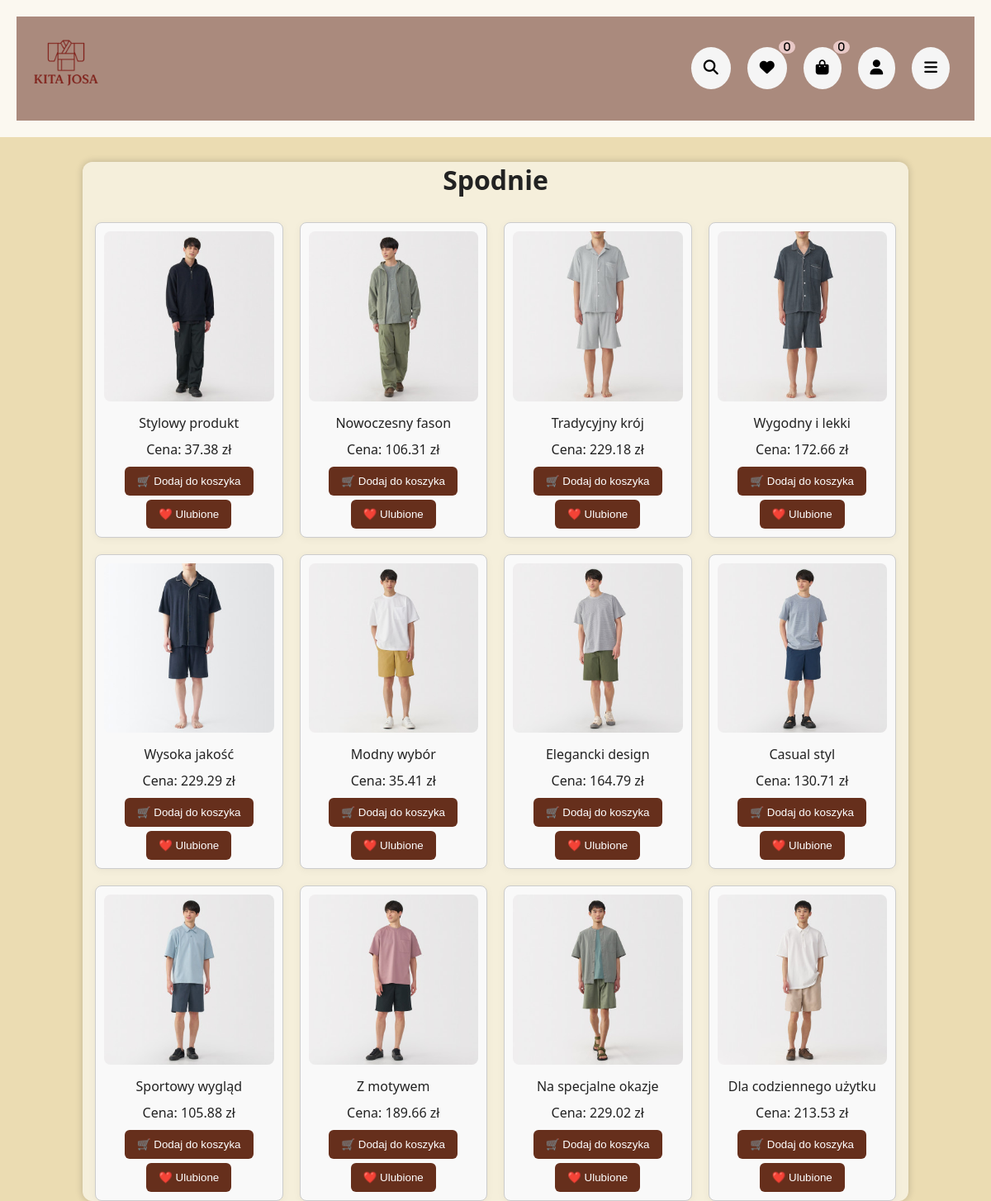
Page /spodnie.php on the committed database.
### tables this page shows
CREATE TABLE `spodnie` (
  `id` int(11) NOT NULL,
  `cena` decimal(10,2) DEFAULT NULL,
  `opis` text DEFAULT NULL,
  `rozmiar` varchar(10) DEFAULT NULL,
  `zdjecie` varchar(255) DEFAULT NULL,
  `ilosc` int(11) DEFAULT NULL
);

### spodnie.php (the view, shortened to what this page needs)
<?php
include 'db.php';
$result = $conn->query("SELECT * FROM spodnie");
?>
<!DOCTYPE html>
<html lang="pl">
<head>
    <link rel="stylesheet" href="stele.css">
    <link rel="stylesheet" href="https://cdnjs.cloudflare.com/ajax/libs/font-awesome/6.4.0/css/all.min.css">
</head>
<header>
<div class="top-bar">
    <div class="logo">
        <img src="logi.png" alt="Kitajosa"/>
    </div>
       <div class="icon-buttons">
        <button class="icon-button">
            <i class="fas fa-search"></i>
        </button>
        <a href="ulubione.php">
        <button class="icon-button">
       <i class="fas fa-heart">
        <span class="badge">0</span>
       </i> </button></a>
       <a href="cart.php">
       <button class="icon-button">
       <i class="fas fa-shopping-bag">
        <span class="badge">0</span>
       </i></button></a>
       <a href="register.php">
       <button class="icon-button">
       <i class="fas fa-user"></i>
       </button></a>
       <div class="catalog-container">
       <button id="catalogToggle" class="icon-button">
       <i class="fas fa-bars"></i>
       </button>
       </div>
       </div>
    </div>
</header>
<body>
<div class="container">
    <h1>Spodnie</h1>
    <div class="products">
        <?php while ($row = $result->fetch_assoc()): ?>
            <div class="product">
                <a href="product5.php?kategoria=spodnie&id=<?= $row['id']; ?>">
                    <img src="images/<?= htmlspecialchars($row['zdjecie']); ?>" alt="Obrazek produktu">
                </a>
                <p><?= htmlspecialchars($row['opis']); ?></p>
                <p>Cena: <?= $row['cena']; ?> zł</p>
                <form method="POST" action="add_to_cart.php">
                    <button type="submit">🛒 Dodaj do koszyka</button>
                </form>
                <form method="POST" action="add_to_fav.php" style="margin-top:5px;">
                    <button type="submit">❤️ Ulubione</button>
                </form>
            </div>
        <?php endwhile; ?>
    </div>
</div>
</body>
</html>

### stele.css (style rules this page uses)
* { margin: 0; padding: 0; box-sizing: border-box; }
body, html { height: 100%; font-family: 'Segoe UI', sans-serif; color: #EBDCB2; background-color: #EBDCB2; }
header { background-color: rgba(255, 255, 255, 0.808); color: rgb(0, 0, 0); padding: 20px; text-align: center; }
.top-bar { display: flex; justify-content: space-between; align-items: center; padding: 10px 10px; background-color: #662f1c8a; border-bottom: 1px solid #662f1c00; }
.logo img { height: 100px; }
.icon-buttons { display: flex; gap: 20px; padding: 20px; background-color: #662f1c00; }
.icon-button { position: relative; font-size: 18px; padding: 15px; border: none; background: #f5f5f5; border-radius: 50%; cursor: pointer; transition: 0.3s; }
.badge { position: absolute; top: -8px; right: -10px; background: rgba(245, 214, 214, 0.822); color: black; border-radius: 50%; padding: 2px 6px; font-size: 12px; }
.container { max-width: 1000px; margin: 30px auto; padding: 0 15px; background: rgba(255, 255, 255, 0.541); border-radius: 12px; box-shadow: 0 0 10px rgba(0,0,0,0.2); color: #222; }
h1, h2 { margin: 0 0 10px; text-align: center; }
.products { display: grid; grid-template-columns: repeat(auto-fit, minmax(200px, 1fr)); gap: 20px; margin-top: 30px; }
.product { background: white; border-radius: 10px; padding: 15px; box-shadow: 0 2px 10px rgba(0,0,0,0.05); text-align: center; }
.product img { width: 100%; height: 150px; object-fit: cover; border-radius: 8px; }
.product p { margin: 10px 0; }
.product button { background: #662f1c; color: white; padding: 10px 15px; border: none; border-radius: 6px; cursor: pointer; transition: background 0.3s; }
.product { flex: 1 1 calc(25% - 20px); box-sizing: border-box; border: 1px solid #ccc; border-radius: 8px; padding: 10px; text-align: center; background-color: #f9f9f9; }
.product img { max-width: 100%; height: auto; }

### rows in the picture
spodnie: zdjecie (picture), opis "Stylowy produkt", cena "37.38"
spodnie: zdjecie (picture), opis "Nowoczesny fason", cena "106.31"
spodnie: zdjecie (picture), opis "Tradycyjny krój", cena "229.18"
spodnie: zdjecie (picture), opis "Wygodny i lekki", cena "172.66"
spodnie: zdjecie (picture), opis "Wysoka jakość", cena "229.29"
spodnie: zdjecie (picture), opis "Modny wybór", cena "35.41"
spodnie: zdjecie (picture), opis "Elegancki design", cena "164.79"
spodnie: zdjecie (picture), opis "Casual styl", cena "130.71"
spodnie: zdjecie (picture), opis "Sportowy wygląd", cena "105.88"
spodnie: zdjecie (picture), opis "Z motywem", cena "189.66"
spodnie: zdjecie (picture), opis "Na specjalne okazje", cena "229.02"
spodnie: zdjecie (picture), opis "Dla codziennego użytku", cena "213.53"
